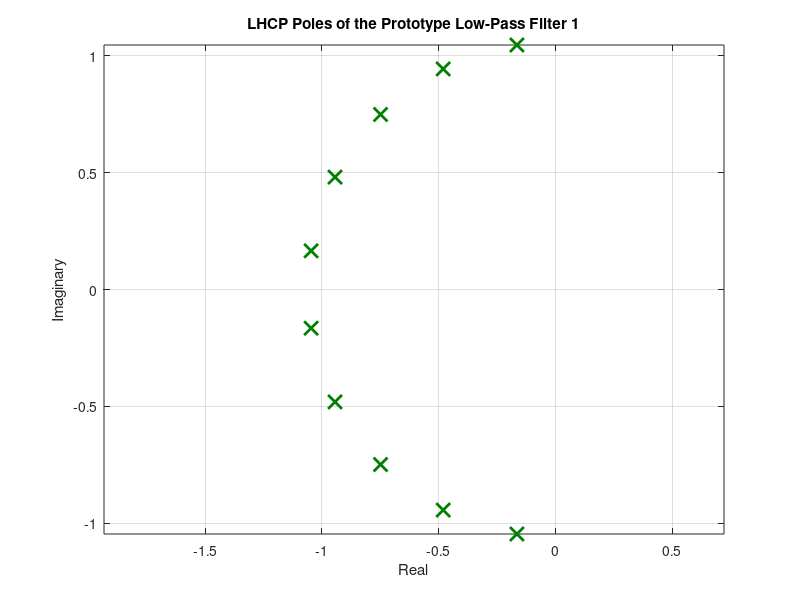

Write the MATLAB code that produced this figure. (Note: this script raises an error after producing the figure.)
%% Specifications and Initial Setup
clear;
close all;
clc;

% Sampling Parameters
Fs = 630e3; % Sampling frequency (Hz)

% Band Specifications (Hz)
f_pass1 = [65e3 95e3]; % First passband
f_pass2 = [210e3 240e3]; % Second passband
f_trans = 5e3; % Transition bandwidth
delta_1 = 0.15;
delta_2 = 0.15;

% Calculate stopband frequencies
f_stop1 = [f_pass1(1)-f_trans f_pass1(2)+f_trans];
f_stop2 = [f_pass2(1)-f_trans f_pass2(2)+f_trans];
fprintf('f_stop1 = %g, f_stop2 = %g\n', f_stop1/1000, f_stop2/1000);

omega_p1(1) = 2 * pi * f_pass1(1) / Fs; % Normalized passband edge (Group I)
omega_p1(2) = 2 * pi * f_pass1(2) / Fs; % Normalized passband edge (Group I)
omega_s1(1) = 2 * pi * f_stop1(1) / Fs; % Normalized stopband edge (Group I)
omega_s1(2) = 2 * pi * f_stop1(2) / Fs; % Normalized stopband edge (Group I)
fprintf('omega_p1 = %g to %g, omega_s1 = %g to %g \n', omega_p1(1), omega_p1(2), omega_s1(1), omega_s1(2));

omega_p2(1) = 2 * pi * f_pass2(1) / Fs; % Normalized passband edge (Group II)
omega_p2(2) = 2 * pi * f_pass2(2) / Fs; % Normalized passband edge (Group II)
omega_s2(1) = 2 * pi * f_stop2(1) / Fs; % Normalized stopband edge (Group II)
omega_s2(2) = 2 * pi * f_stop2(2) / Fs; % Normalized stopband edge (Group II)
fprintf('omega_p2 = %g to %g, omega_s2 = %g to %g \n', omega_p2(1), omega_p2(2), omega_s2(1), omega_s2(2));

% Calculating D1 and D2 to find out N
D1 = (1 / (1 - delta_1)^2) - 1;
D2 = (1 / delta_2^2) - 1;
fprintf('D1 = %g and D2 = %g\n', D1, D2);

% Computing Capital Omega
Omega_p1(1) = tan(omega_p1(1)/2);
Omega_p1(2) = tan(omega_p1(2)/2);
Omega_s1(1) = tan(omega_s1(1)/2);
Omega_s1(2) = tan(omega_s1(2)/2);
B_1 = Omega_p1(2)-Omega_p1(1);
Omega0_1 = sqrt(Omega_p1(2) * Omega_p1(1));

Omega_p2(1) = tan(omega_p2(1)/2);
Omega_p2(2) = tan(omega_p2(2)/2);
Omega_s2(1) = tan(omega_s2(1)/2);
Omega_s2(2) = tan(omega_s2(2)/2);
B_2 = Omega_p2(2)-Omega_p2(1);
Omega0_2 = sqrt(Omega_p2(2) * Omega_p2(1));

% Add a check to ensure the frequencies are valid
if any(omega_p1 > pi) || any(omega_s1 > pi) || any(omega_p2 > pi) || any(omega_s2 > pi)
    error('Normalized frequencies exceed Nyquist range (0 to pi).');
end

% Transforming to Low-pass
LP_Omega_p1(1) = -1;
LP_Omega_p1(2) = 1;
LP_Omega_s1(1) = ((Omega_s1(1))^2 - (Omega0_1)^2)/(B_1 * Omega_s1(1));
LP_Omega_s1(2) = ((Omega_s1(2))^2 - (Omega0_1)^2)/(B_1 * Omega_s1(2));

LP_Omega_p2(1) = -1;
LP_Omega_p2(2) = 1;
LP_Omega_s2(1) = ((Omega_s2(1))^2 - (Omega0_2)^2)/(B_2 * Omega_s2(1));
LP_Omega_s2(2) = ((Omega_s2(2))^2 - (Omega0_2)^2)/(B_2 * Omega_s2(2));

% For calculating N and Omega_c, we consider the min of either of the 
% LP_Omega_s(1) and LP_Omega_s(2) so as to enforce the more strigent
% condition
LP_Omega_s1_min = min(abs(LP_Omega_s1(1)), abs(LP_Omega_s1(2)));
LP_Omega_s2_min = min(abs(LP_Omega_s2(1)), abs(LP_Omega_s2(2)));
fprintf('LP_Omega_s1_min = %g and LP_Omega_s2_min = %g\n', LP_Omega_s1_min, LP_Omega_s2_min);
% Calculate order and LP_OmegaC for Group I
N1 = ceil(log10(D2 / D1) / (2 * log10(abs(LP_Omega_s1_min))));
LP_OMegaC_1_min = 1/((D1)^(0.5/N1));
LP_OMegaC_1_max = LP_Omega_s1_min/((D2)^(0.5/N1));
LP_OmegaC_1 = (LP_OMegaC_1_min + LP_OMegaC_1_max)/2;

% Calculate order and LP_OmegaC for Group II
N2 = ceil(log10(D2 / D1) / (2 * log10(abs(LP_Omega_s2_min))));
LP_OmegaC_2 = (1/(D1)^(0.5/N2) + LP_Omega_s2_min/((D2)^(0.5/N2)))/2;

fprintf('N1 = %d and N2 = %d\n', N1, N2);
fprintf('LP_OmegaC_1 = %g and LP_OmegaC_2 = %g\n', LP_OmegaC_1, LP_OmegaC_2);

% Use the higher order to ensure both bands meet specifications
N = max(N1, N2);
fprintf('Max required filter order: %g\n', N);

%% Print Design Specifications
fprintf('\n=== Filter Design Specifications ===\n');
fprintf('Sampling Frequency: %.2f kHz\n', Fs/1000);
fprintf('\nFirst Passband: %.2f - %.2f kHz\n', f_pass1(1)/1000, f_pass1(2)/1000);
fprintf('First Stopband: %.2f - %.2f kHz\n', f_stop1(1)/1000, f_stop1(2)/1000);
fprintf('\nSecond Passband: %.2f - %.2f kHz\n', f_pass2(1)/1000, f_pass2(2)/1000);
fprintf('Second Stopband: %.2f - %.2f kHz\n', f_stop2(1)/1000, f_stop2(2)/1000);
fprintf('\nTransition Width: %.2f kHz\n', f_trans/1000);
fprintf('Filter Order: %d\n', N);

%% Print Transfer Function Details
fprintf('\n=== Transfer Function Information ===\n');
fprintf('First Band:\n');
fprintf('Center Frequency (W01): %.4f\n', LP_OmegaC_1);
fprintf('Bandwidth (B1): %.4f\n', B_1);
fprintf('\nSecond Band:\n');
fprintf('Center Frequency (W02): %.4f\n', LP_OmegaC_2);
fprintf('Bandwidth (B2): %.4f\n', B_2);

%% Print Filter Equations
fprintf('\n=== Filter Equations ===\n');
fprintf('Analog Prototype: H(s) = 1/');
fprintf('(s^%d + 1)\n', N);
fprintf('\nFrequency Transformation:\n');
fprintf('s -> (s^2 + W0^2)/(Bs)\n');
fprintf('\nBilinear Transform:\n');
fprintf('s -> (z-1)/(z+1)\n');

%% Design First Bandpass Filter
% Calculate Butterworth poles for prototype LPF
fprintf('Calculated poles for the prototype LPF 1:\n');
poles1 = zeros(2*N1, 1);
for k = 1:2*N1
    poles1(k) = LP_OmegaC_1 * exp(1i*pi*(2*k + N1 - 1)/(2*N1));
    fprintf('Pole (%d) = %.4f + %.4fi\n', k, real(poles1(k)), imag(poles1(k)));

end

fprintf('\n');

% LHCP Poles
poles_LHCP_1 = [];
for k = 1:length(poles1)
    if real(poles1(k)) < 0
        poles_LHCP_1 = [poles_LHCP_1, poles1(k)];
        fprintf('Selected pole(%d) = %.4f + %.4fi\n', k, real(poles1(k)), imag(poles1(k)));
    end
end

% Plot the LHCP poles on the complex plane
figure;
plot(real(poles_LHCP_1), imag(poles_LHCP_1), 'x', 'MarkerSize', 10, 'LineWidth', 2, 'Color', [0, 0.5, 0]);
title('LHCP Poles of the Prototype Low-Pass Filter 1');
xlabel('Real');
ylabel('Imaginary');
grid on;
axis equal;

% Get transfer function of analog LPF
[num_lpf1, den_lpf1] = zp2tf([], poles_LHCP_1, LP_OmegaC_1^N1);

% Normalize coefficients
num_lpf1 = num_lpf1 / den_lpf1(1);
den_lpf1 = den_lpf1 / den_lpf1(1);

% Convert to bandpass using frequency transformation
syms s z;
analog_lpf1(s) = poly2sym(num_lpf1,s)/poly2sym(den_lpf1,s);
analog_bpf1(s) = analog_lpf1(((s*s) + (Omega0_1*Omega0_1))/((B_1)*s));

% Apply Bilinear Transform
digital_bpf1(z) = analog_bpf1((1-z)/(1+z));
fprintf('BPF_1 Digital Transfer Function:\n');
disp(digital_bpf1(z));

% Print coefficients of BPF_1
[num_bpf1_sym, den_bpf1_sym] = numden(digital_bpf1(z));
num_bpf1 = sym2poly(expand(num_bpf1_sym));
den_bpf1 = sym2poly(expand(den_bpf1_sym));

% Normalize coefficients
num_bpf1 = num_bpf1/den_bpf1(1);
den_bpf1 = den_bpf1/den_bpf1(1);

fprintf('\n=== First Filter Coefficients After Bilinear Transformation ===\n');
fprintf('Numerator coefficients (b1):\n');
for i = 1:length(num_bpf1)
    fprintf('b1(%d) = %.10g\n', i-1, num_bpf1(i));
end
fprintf('\nDenominator coefficients (a1):\n');
for i = 1:length(den_bpf1)
    fprintf('a1(%d) = %.10g\n', i-1, den_bpf1(i));
end

%% Design Second Bandpass Filter
% Calculate Butterworth poles for prototype LPF
fprintf('Calculated poles for the prototype LPF 2:\n');
poles2 = zeros(2*N2, 1);
for k = 1:2*N2
    poles2(k) = LP_OmegaC_2 * exp(1i*pi*(2*k + N2 - 1)/(2*N2));
    fprintf('Pole (%d) = %.4f + %.4fi\n', k, real(poles2(k)), imag(poles2(k)));

end

fprintf('\n');

% LHCP Poles
poles_LHCP_2 = [];
for k = 1:length(poles2)
    if real(poles2(k)) < 0
        poles_LHCP_2 = [poles_LHCP_2, poles2(k)];
        fprintf('Selected pole(%d) = %.4f + %.4fi\n', k, real(poles2(k)), imag(poles2(k)));
    end
end

% Plot the LHCP poles on the complex plane
figure;
plot(real(poles_LHCP_2), imag(poles_LHCP_2), 'x', 'MarkerSize', 10, 'LineWidth', 2, 'Color', [0, 0.5, 0]);
title('LHCP Poles of the Prototype Low-Pass Filter 2');
xlabel('Real');
ylabel('Imaginary');
grid on;
axis equal;

% Get transfer function of analog LPF
[num_lpf2, den_lpf2] = zp2tf([], poles_LHCP_2, LP_OmegaC_2^N2);

% Convert to bandpass using frequency transformation
syms s z;
analog_lpf2(s) = poly2sym(num_lpf2,s)/poly2sym(den_lpf2,s);
analog_bpf2(s) = analog_lpf2(((s*s) + (Omega0_2*Omega0_2))/((B_2)*s));

% Apply Bilinear Transform
digital_bpf2(z) = analog_bpf2((1-z)/(1+z));
fprintf('BPF_2 Digital Transfer Function:\n');
disp(digital_bpf2(z));

% Print coefficients of BPF_2
[num_bpf2_sym, den_bpf2_sym] = numden(digital_bpf2(z));
num_bpf2 = sym2poly(expand(num_bpf2_sym));
den_bpf2 = sym2poly(expand(den_bpf2_sym));

% Normalize coefficients
num_bpf2 = num_bpf2/den_bpf2(1);
den_bpf2 = den_bpf2/den_bpf2(1);

fprintf('\n=== Second Filter Coefficients After Bilinear Transformation ===\n');
fprintf('Numerator coefficients (b2):\n');
for i = 1:length(num_bpf2)
    fprintf('b2(%d) = %.10g\n', i-1, num_bpf2(i));
end
fprintf('\nDenominator coefficients (a2):\n');
for i = 1:length(den_bpf2)
    fprintf('a2(%d) = %.10g\n', i-1, den_bpf2(i));
end

%% Combine Discrete Filters
num_discrete_total = conv(num_bpf1, den_bpf2) + conv(num_bpf2, den_bpf1);
den_discrete_total = conv(den_bpf1, den_bpf2);

% Normalize combined filter coefficients
num_discrete_total = num_discrete_total/den_discrete_total(1);
den_discrete_total = den_discrete_total/den_discrete_total(1);

%% Print Coefficients After Bilinear Transformation
fprintf('\n=== Combined Filter Coefficients (NORMALIZED) After Bilinear Transformation ===\n');
fprintf('Numerator coefficients (b_total):\n');
for i = 1:length(num_discrete_total)
    fprintf('b_total(%d) = %.10g\n', i-1, num_discrete_total(i));
end
fprintf('\nDenominator coefficients (a_total):\n');
for i = 1:length(den_discrete_total)
    fprintf('a_total(%d) = %.10g\n', i-1, den_discrete_total(i));
end

% Print Transfer Function After Bilinear Transformation
fprintf('\n=== Transfer Function After Bilinear Transformation ===\n');
fprintf('H(z) = ');
for i = 1:length(num_discrete_total)
    fprintf('%.10g * z^%d ', num_discrete_total(i), i-1);
    if i < length(num_discrete_total)
        fprintf('+ ');
    end
end
fprintf('/\n');
for i = 1:length(den_discrete_total)
    fprintf('%.10g * z^%d ', den_discrete_total(i), i-1);
    if i < length(den_discrete_total)
        fprintf('+ ');
    end
end
fprintf('\n');
%% All Plots
fs = 630e3;  % Sampling frequency in Hz
f = linspace(0, fs/2, 1024);  % Frequency axis from 0 to Nyquist

[H1, w1] = freqz(num_bpf1, den_bpf1, 1024, fs); % Frequency response 
% Plot Magnitude Response
figure; hold on; grid on;
plot(w1, abs(H1), 'b', 'LineWidth', 2);  % Plot frequency response in blue
xlabel('Frequency (KHz)');
ylabel('Magnitude');
yline(0.15, '--k', 'Tolerance 0.15', 'LabelHorizontalAlignment', 'left'); 
yline(0.85, '--k', 'Tolerance 0.85', 'LabelHorizontalAlignment', 'left');

% Find intersection points for y=0.15
crossing_015_indices_1 = find(diff(sign(abs(H1) - 0.15))); % Find indices where the magnitude crosses 0.15
intersect_015_1 = w1(crossing_015_indices_1); % Frequencies at these indices

% Find intersection points for y=0.85
crossing_085_indices_1 = find(diff(sign(abs(H1) - 0.85))); % Find indices where the magnitude crosses 0.85
intersect_085_1 = w1(crossing_085_indices_1); % Frequencies at these indices

% Mark the intersection points
plot(intersect_015_1, 0.15*ones(size(intersect_015_1)), 'ro', 'MarkerFaceColor', 'r'); % Red markers for y=0.15 intersections
plot(intersect_085_1, 0.85*ones(size(intersect_085_1)), 'go', 'MarkerFaceColor', 'g'); % Green markers for y=0.85 intersections

% Label the intersection points for y = 0.15
for i = 1:length(intersect_015_1)
    text(intersect_015_1(i), 0.15, sprintf('%.1f kHz', intersect_015_1(i)/1e3), 'VerticalAlignment', 'bottom', 'HorizontalAlignment', 'right');
end

% Label the intersection points for y = 0.85
for i = 1:length(intersect_085_1)
    text(intersect_085_1(i), 0.85, sprintf('%.1f kHz', intersect_085_1(i)/1e3), 'VerticalAlignment', 'top', 'HorizontalAlignment', 'left');
end

% Labels and Legends
xlabel('Frequency (Hz)');
ylabel('Magnitude Response');
title('Magnitude Response of First Passband Butterworth Filter');
legend({'Magnitude Response', 'Tolerance of Passband', 'Tolerance of Passband'}, 'Location', 'Best');
hold off;
 

[H2, w2] = freqz(num_bpf2, den_bpf2, 1024, fs); % Frequency response
% Plot Magnitude Response
figure; hold on; grid on;
plot(w2, abs(H2), 'b', 'LineWidth', 2);  % Plot frequency response in blue
xlabel('Frequency (KHz)');
ylabel('Magnitude');
title('Magnitude Response of First Passband Butterworth Filter');
yline(0.15, '--k', 'Tolerance 0.15', 'LabelHorizontalAlignment', 'left'); 
yline(0.85, '--k', 'Tolerance 0.85', 'LabelHorizontalAlignment', 'left');

% Find intersection points for y=0.15
crossing_015_indices_2 = find(diff(sign(abs(H2) - 0.15))); % Find indices where the magnitude crosses 0.15
intersect_015_2 = w2(crossing_015_indices_2); % Frequencies at these indices

% Find intersection points for y=0.85
crossing_085_indices_2 = find(diff(sign(abs(H2) - 0.85))); % Find indices where the magnitude crosses 0.85
intersect_085_2 = w2(crossing_085_indices_2); % Frequencies at these indices

% Mark the intersection points
plot(intersect_015_2, 0.15*ones(size(intersect_015_2)), 'ro', 'MarkerFaceColor', 'r'); % Red markers for y=0.15 intersections
plot(intersect_085_2, 0.85*ones(size(intersect_085_2)), 'go', 'MarkerFaceColor', 'g'); % Green markers for y=0.85 intersections

% Label the intersection points for y = 0.15
for i = 1:length(intersect_015_2)
    text(intersect_015_2(i), 0.15, sprintf('%.1f kHz', intersect_015_2(i)/1e3), 'VerticalAlignment', 'bottom', 'HorizontalAlignment', 'right');
end

% Label the intersection points for y = 0.85
for i = 1:length(intersect_085_2)
    text(intersect_085_2(i), 0.85, sprintf('%.1f kHz', intersect_085_2(i)/1e3), 'VerticalAlignment', 'top', 'HorizontalAlignment', 'left');
end

% Labels and Legends
xlabel('Frequency (Hz)');
ylabel('Magnitude Response');
title('Magnitude Response of Second Passband Butterworth Filter');
legend({'Magnitude Response', 'Tolerance of Passband', 'Tolerance of Passband'}, 'Location', 'Best');
hold off;
 

[H, w] = freqz(num_discrete_total, den_discrete_total, 1024, fs); % Frequency response
% Plot Magnitude Response
figure; hold on; grid on;
plot(w, abs(H), 'b', 'LineWidth', 2);  % Plot frequency response in blue
xlabel('Frequency (KHz)');
ylabel('Magnitude');
title('Magnitude Response of Second Passband Butterworth Filter');
yline(0.15, '--k', 'Tolerance 0.15', 'LabelHorizontalAlignment', 'left'); 
yline(0.85, '--k', 'Tolerance 0.85', 'LabelHorizontalAlignment', 'left');

% Shading for Passband Regions
fill([65e3 95e3 95e3 65e3], [0.85 0.85 1 1], 'g', 'FaceAlpha', 0.2, 'EdgeColor', 'none');
fill([210e3 240e3 240e3 210e3], [0.85 0.85 1 1], 'g', 'FaceAlpha', 0.2, 'EdgeColor', 'none');

% Shading for Stopband Regions
fill([0 60e3 60e3 0], [0 0 0.15 0.15], 'r', 'FaceAlpha', 0.2, 'EdgeColor', 'none');
fill([100e3 205e3 205e3 100e3], [0 0 0.15 0.15], 'r', 'FaceAlpha', 0.2, 'EdgeColor', 'none');
fill([245e3 fs/2 fs/2 245e3], [0 0 0.15 0.15], 'r', 'FaceAlpha', 0.2, 'EdgeColor', 'none');

% Shading for Transition Bands
fill([60e3 65e3 65e3 60e3], [0 0 1 1], 'y', 'FaceAlpha', 0.2, 'EdgeColor', 'none');
fill([95e3 100e3 100e3 95e3], [0 0 1 1], 'y', 'FaceAlpha', 0.2, 'EdgeColor', 'none');
fill([205e3 210e3 210e3 205e3], [0 0 1 1], 'y', 'FaceAlpha', 0.2, 'EdgeColor', 'none');
fill([240e3 245e3 245e3 240e3], [0 0 1 1], 'y', 'FaceAlpha', 0.2, 'EdgeColor', 'none');

% Find intersection points for y=0.15
crossing_015_indices = find(diff(sign(abs(H) - 0.15))); % Find indices where the magnitude crosses 0.15
intersect_015 = w(crossing_015_indices); % Frequencies at these indices

% Find intersection points for y=0.85
crossing_085_indices = find(diff(sign(abs(H) - 0.85))); % Find indices where the magnitude crosses 0.85
intersect_085 = w(crossing_085_indices); % Frequencies at these indices

% Mark the intersection points
plot(intersect_015, 0.15*ones(size(intersect_015)), 'ro', 'MarkerFaceColor', 'r'); % Red markers for y=0.15 intersections
plot(intersect_085, 0.85*ones(size(intersect_085)), 'go', 'MarkerFaceColor', 'g'); % Green markers for y=0.85 intersections

% Label the intersection points for y = 0.15
for i = 1:length(intersect_015)
    text(intersect_015(i), 0.15, sprintf('%.1f kHz', intersect_015(i)/1e3), 'VerticalAlignment', 'bottom', 'HorizontalAlignment', 'right');
end

% Label the intersection points for y = 0.85
for i = 1:length(intersect_085)
    text(intersect_085(i), 0.85, sprintf('%.1f kHz', intersect_085(i)/1e3), 'VerticalAlignment', 'top', 'HorizontalAlignment', 'left');
end

% Labels and Legends
xlabel('Frequency (Hz)');
ylabel('Magnitude Response');
title('Magnitude Response of Multi-Passband Butterworth Filter');
legend({'Magnitude Response', 'Tolerance of Passband', 'Tolerance of Passband', 'Passband', 'Transition Band', 'Stopband'}, 'Location', 'Best');
hold off;



%% Plot dB-Response in a Separate Window Using fvtool
fvtool(num_discrete_total, den_discrete_total, 'Fs', Fs);